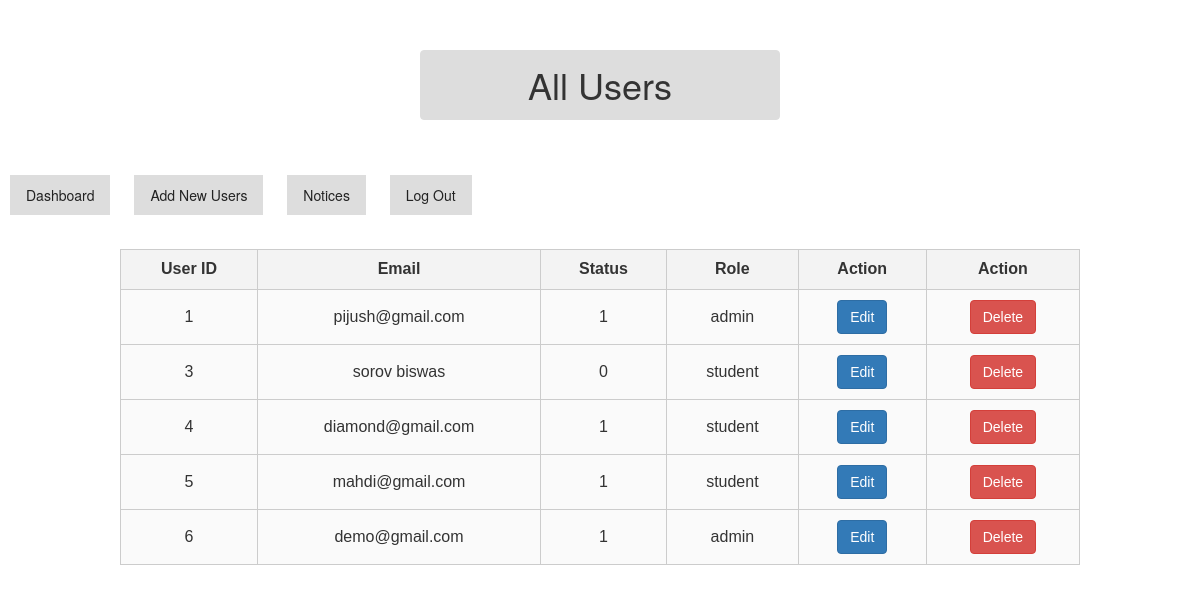
Page /duser.php (signed in) on the committed database.
### tables this page shows
CREATE TABLE `users` (
  `user_id` int(11) NOT NULL,
  `email` varchar(200) NOT NULL,
  `password` varchar(200) NOT NULL,
  `status` int(11) NOT NULL,
  `role` varchar(100) NOT NULL
);

### duser.php (the view, shortened to what this page needs)
<?php include_once 'header.php'; ?>
<?php if($_SESSION['isLoggedIn']=='yes'): ?>
<!DOCTYPE html>
<html lang="en">
<head>
	<link rel="stylesheet" type="text/css" href="style.css">
</head>
<body>
	<h1>All Users</h1>
	<ul>
	     <li><a   href="dashboard.php">Dashboard</a></li>
		 <li><a  href="add_user.php">Add New Users</a></li>
		 <li><a  href="dnotice.php">Notices</a></li>
         <li><a  href="logout.php" class="log-out">Log Out</a></li>
	</ul>
	<?php
		$query = "SELECT user_id,email,status,role from users";
		$result = $conn->query($query);
	?>
		<?php	if($result):?>
		<table>
		<tr>
			<th>User ID</th>
			<th>Email</th>
			<th>Status</th>
			<th>Role</th>
			<th>Action</th>
			<th>Action</th>
		</tr>
		<?php  while($row = $result->fetch_assoc()):?>
			<tr>
				<td><?php echo $row['user_id'] ?></td>
				<td><?php echo $row['email'] ?></td>
				<td><?php echo $row['status'] ?></td>
				<td><?php echo $row['role']; ?></td>
				<td><a class="btn btn-primary" href="edit_user.php?user_id=<?php echo $row['user_id'];?>">Edit</a></td>
				<td><a class="btn btn-danger" href="delete_user.php?user_id=<?php echo $row['user_id'];?>">Delete</a></td>
			</tr>
		<?php endwhile; ?>
		</table>
		<?php else:?>
		<?php 	echo "No user available"  ?>
		<?php endif ?>
</body>
</html>
<?php else:?>
	<?php	header("Location:login.php");
	?>
<?php endif; ?>

### style.css (style rules this page uses)
table { color: #333; font-family: Helvetica, Arial, sans-serif; border-collapse: collapse; border-spacing: 0; width:80%; margin:0 auto; }
td, th { border: 1px solid #CCC; padding: 10px 16px; height:40px; text-align: center; }
th { background: #F3F3F3; font-weight: bold; }
td { background: #FAFAFA; }
ul { margin: 0; padding: 0; }
ul li { display: inline-block; list-style: outside none none; }
ul li a { background: #ddd none repeat scroll 0 0; color: #222; float: left; margin: 5px 10px 30px; padding: 10px 16px; text-decoration: none; transition: all 0.5s ease 0s; }
h1 { background: #ddd none repeat scroll 0 0; border: 1px solid #ddd; border-radius: 4px; margin: 50px auto; padding: 14px 40px; text-align: center; width: 30%; }

### rows in the picture
users: user_id "1", email "pijush@gmail.com", status "1", role "admin"
users: user_id "3", email "sorov biswas", status "0", role "student"
users: user_id "4", email "diamond@gmail.com", status "1", role "student"
users: user_id "5", email "mahdi@gmail.com", status "1", role "student"
users: user_id "6", email "demo@gmail.com", status "1", role "admin"
